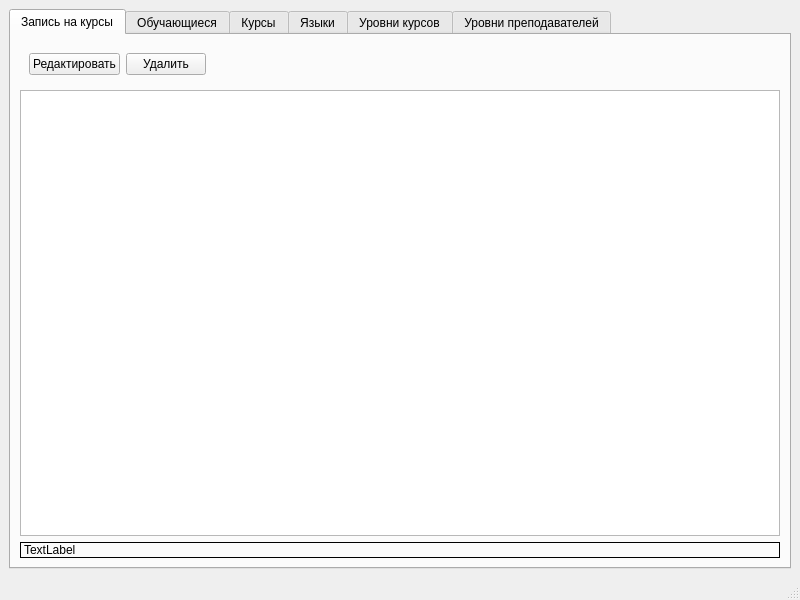
<?xml version="1.0" encoding="UTF-8"?>
<ui version="4.0">
 <class>MainWindow</class>
 <widget class="QMainWindow" name="MainWindow">
  <property name="geometry">
   <rect>
    <x>0</x>
    <y>0</y>
    <width>800</width>
    <height>600</height>
   </rect>
  </property>
  <property name="windowTitle">
   <string>База языковых курсов</string>
  </property>
  <widget class="QWidget" name="centralwidget">
   <layout class="QHBoxLayout" name="horizontalLayout">
    <item>
     <widget class="QTabWidget" name="tabWidget">
      <property name="currentIndex">
       <number>0</number>
      </property>
      <widget class="QWidget" name="tab">
       <attribute name="title">
        <string>Запись на курсы</string>
       </attribute>
       <layout class="QVBoxLayout" name="verticalLayout">
        <item>
         <widget class="QWidget" name="widget" native="true">
          <layout class="QHBoxLayout" name="horizontalLayout_2">
           <item>
            <widget class="QPushButton" name="butEditRes">
             <property name="text">
              <string>Редактировать</string>
             </property>
            </widget>
           </item>
           <item>
            <widget class="QPushButton" name="butDelRes">
             <property name="text">
              <string>Удалить</string>
             </property>
            </widget>
           </item>
           <item>
            <spacer name="horizontalSpacer">
             <property name="orientation">
              <enum>Qt::Horizontal</enum>
             </property>
             <property name="sizeHint" stdset="0">
              <size>
               <width>40</width>
               <height>20</height>
              </size>
             </property>
            </spacer>
           </item>
          </layout>
         </widget>
        </item>
        <item>
         <widget class="QTableWidget" name="tableReserves">
          <property name="editTriggers">
           <set>QAbstractItemView::NoEditTriggers</set>
          </property>
         </widget>
        </item>
        <item>
         <widget class="QLabel" name="labResInfo">
          <property name="frameShape">
           <enum>QFrame::Box</enum>
          </property>
          <property name="text">
           <string>TextLabel</string>
          </property>
         </widget>
        </item>
       </layout>
      </widget>
      <widget class="QWidget" name="tab_2">
       <attribute name="title">
        <string>Обучающиеся</string>
       </attribute>
       <layout class="QVBoxLayout" name="verticalLayout_3">
        <item>
         <widget class="QWidget" name="widget_3" native="true">
          <layout class="QHBoxLayout" name="horizontalLayout_4">
           <item>
            <widget class="QPushButton" name="butAddStud">
             <property name="text">
              <string>Новый обучающийся</string>
             </property>
            </widget>
           </item>
           <item>
            <widget class="QPushButton" name="butAddToClass">
             <property name="text">
              <string>Записать на курс</string>
             </property>
            </widget>
           </item>
           <item>
            <widget class="QPushButton" name="butEditStud">
             <property name="text">
              <string>Редактировать</string>
             </property>
            </widget>
           </item>
           <item>
            <widget class="QPushButton" name="butDelStud">
             <property name="text">
              <string>Удалить</string>
             </property>
            </widget>
           </item>
           <item>
            <spacer name="horizontalSpacer_3">
             <property name="orientation">
              <enum>Qt::Horizontal</enum>
             </property>
             <property name="sizeHint" stdset="0">
              <size>
               <width>40</width>
               <height>20</height>
              </size>
             </property>
            </spacer>
           </item>
          </layout>
         </widget>
        </item>
        <item>
         <widget class="QTableWidget" name="tableStudents">
          <property name="editTriggers">
           <set>QAbstractItemView::NoEditTriggers</set>
          </property>
         </widget>
        </item>
        <item>
         <widget class="QLabel" name="labStudInfo">
          <property name="frameShape">
           <enum>QFrame::Box</enum>
          </property>
          <property name="text">
           <string>TextLabel</string>
          </property>
         </widget>
        </item>
       </layout>
      </widget>
      <widget class="QWidget" name="tab_3">
       <attribute name="title">
        <string>Курсы</string>
       </attribute>
       <layout class="QVBoxLayout" name="verticalLayout_2">
        <item>
         <widget class="QWidget" name="widget_2" native="true">
          <layout class="QHBoxLayout" name="horizontalLayout_3">
           <item>
            <widget class="QPushButton" name="butAddClass">
             <property name="text">
              <string>Новый курс</string>
             </property>
            </widget>
           </item>
           <item>
            <widget class="QPushButton" name="butEditClass">
             <property name="text">
              <string>Редактировать</string>
             </property>
            </widget>
           </item>
           <item>
            <widget class="QPushButton" name="butDelClass">
             <property name="text">
              <string>Удалить</string>
             </property>
            </widget>
           </item>
           <item>
            <spacer name="horizontalSpacer_2">
             <property name="orientation">
              <enum>Qt::Horizontal</enum>
             </property>
             <property name="sizeHint" stdset="0">
              <size>
               <width>40</width>
               <height>20</height>
              </size>
             </property>
            </spacer>
           </item>
          </layout>
         </widget>
        </item>
        <item>
         <widget class="QTableWidget" name="tableClasses">
          <property name="editTriggers">
           <set>QAbstractItemView::NoEditTriggers</set>
          </property>
         </widget>
        </item>
        <item>
         <widget class="QLabel" name="labClassInfo">
          <property name="frameShape">
           <enum>QFrame::Box</enum>
          </property>
          <property name="text">
           <string>TextLabel</string>
          </property>
         </widget>
        </item>
       </layout>
      </widget>
      <widget class="QWidget" name="tab_4">
       <attribute name="title">
        <string>Языки</string>
       </attribute>
       <layout class="QVBoxLayout" name="verticalLayout_4">
        <item>
         <widget class="QWidget" name="widget_4" native="true">
          <layout class="QHBoxLayout" name="horizontalLayout_5">
           <item>
            <widget class="QPushButton" name="butAddLang">
             <property name="text">
              <string>Новый язык</string>
             </property>
            </widget>
           </item>
           <item>
            <widget class="QPushButton" name="butEditLang">
             <property name="text">
              <string>Редактировать</string>
             </property>
            </widget>
           </item>
           <item>
            <widget class="QPushButton" name="butDelLang">
             <property name="text">
              <string>Удалить</string>
             </property>
            </widget>
           </item>
           <item>
            <spacer name="horizontalSpacer_4">
             <property name="orientation">
              <enum>Qt::Horizontal</enum>
             </property>
             <property name="sizeHint" stdset="0">
              <size>
               <width>40</width>
               <height>20</height>
              </size>
             </property>
            </spacer>
           </item>
          </layout>
         </widget>
        </item>
        <item>
         <widget class="QTableWidget" name="tableLang">
          <property name="editTriggers">
           <set>QAbstractItemView::NoEditTriggers</set>
          </property>
         </widget>
        </item>
        <item>
         <widget class="QLabel" name="labLangInfo">
          <property name="frameShape">
           <enum>QFrame::Box</enum>
          </property>
          <property name="text">
           <string>TextLabel</string>
          </property>
         </widget>
        </item>
       </layout>
      </widget>
      <widget class="QWidget" name="tab_5">
       <attribute name="title">
        <string>Уровни курсов</string>
       </attribute>
       <layout class="QVBoxLayout" name="verticalLayout_5">
        <item>
         <widget class="QWidget" name="widget_5" native="true">
          <layout class="QHBoxLayout" name="horizontalLayout_6">
           <item>
            <widget class="QPushButton" name="butAddLevel">
             <property name="text">
              <string>Новый уровень</string>
             </property>
            </widget>
           </item>
           <item>
            <widget class="QPushButton" name="butEditLevel">
             <property name="text">
              <string>Редактировать</string>
             </property>
            </widget>
           </item>
           <item>
            <widget class="QPushButton" name="butDelLevel">
             <property name="text">
              <string>Удалить</string>
             </property>
            </widget>
           </item>
           <item>
            <spacer name="horizontalSpacer_5">
             <property name="orientation">
              <enum>Qt::Horizontal</enum>
             </property>
             <property name="sizeHint" stdset="0">
              <size>
               <width>40</width>
               <height>20</height>
              </size>
             </property>
            </spacer>
           </item>
          </layout>
         </widget>
        </item>
        <item>
         <widget class="QTableWidget" name="tableLevel">
          <property name="editTriggers">
           <set>QAbstractItemView::NoEditTriggers</set>
          </property>
         </widget>
        </item>
        <item>
         <widget class="QLabel" name="labLevelInfo">
          <property name="frameShape">
           <enum>QFrame::Box</enum>
          </property>
          <property name="text">
           <string>TextLabel</string>
          </property>
         </widget>
        </item>
       </layout>
      </widget>
      <widget class="QWidget" name="tab_6">
       <attribute name="title">
        <string>Уровни преподавателей</string>
       </attribute>
       <layout class="QVBoxLayout" name="verticalLayout_6">
        <item>
         <widget class="QWidget" name="widget_6" native="true">
          <layout class="QHBoxLayout" name="horizontalLayout_7">
           <item>
            <widget class="QPushButton" name="butAddTLevel">
             <property name="text">
              <string>Новый уровень</string>
             </property>
            </widget>
           </item>
           <item>
            <widget class="QPushButton" name="butEditTLevel">
             <property name="text">
              <string>Редактировать</string>
             </property>
            </widget>
           </item>
           <item>
            <widget class="QPushButton" name="butDelTLevel">
             <property name="text">
              <string>Удалить</string>
             </property>
            </widget>
           </item>
           <item>
            <spacer name="horizontalSpacer_6">
             <property name="orientation">
              <enum>Qt::Horizontal</enum>
             </property>
             <property name="sizeHint" stdset="0">
              <size>
               <width>40</width>
               <height>20</height>
              </size>
             </property>
            </spacer>
           </item>
          </layout>
         </widget>
        </item>
        <item>
         <widget class="QTableWidget" name="tableTLevel">
          <property name="editTriggers">
           <set>QAbstractItemView::NoEditTriggers</set>
          </property>
         </widget>
        </item>
        <item>
         <widget class="QLabel" name="labTLevelInfo">
          <property name="frameShape">
           <enum>QFrame::Box</enum>
          </property>
          <property name="text">
           <string>TextLabel</string>
          </property>
         </widget>
        </item>
       </layout>
      </widget>
     </widget>
    </item>
   </layout>
  </widget>
  <widget class="QMenuBar" name="menubar">
   <property name="geometry">
    <rect>
     <x>0</x>
     <y>0</y>
     <width>800</width>
     <height>21</height>
    </rect>
   </property>
  </widget>
  <widget class="QStatusBar" name="statusbar"/>
 </widget>
 <resources/>
 <connections/>
</ui>
